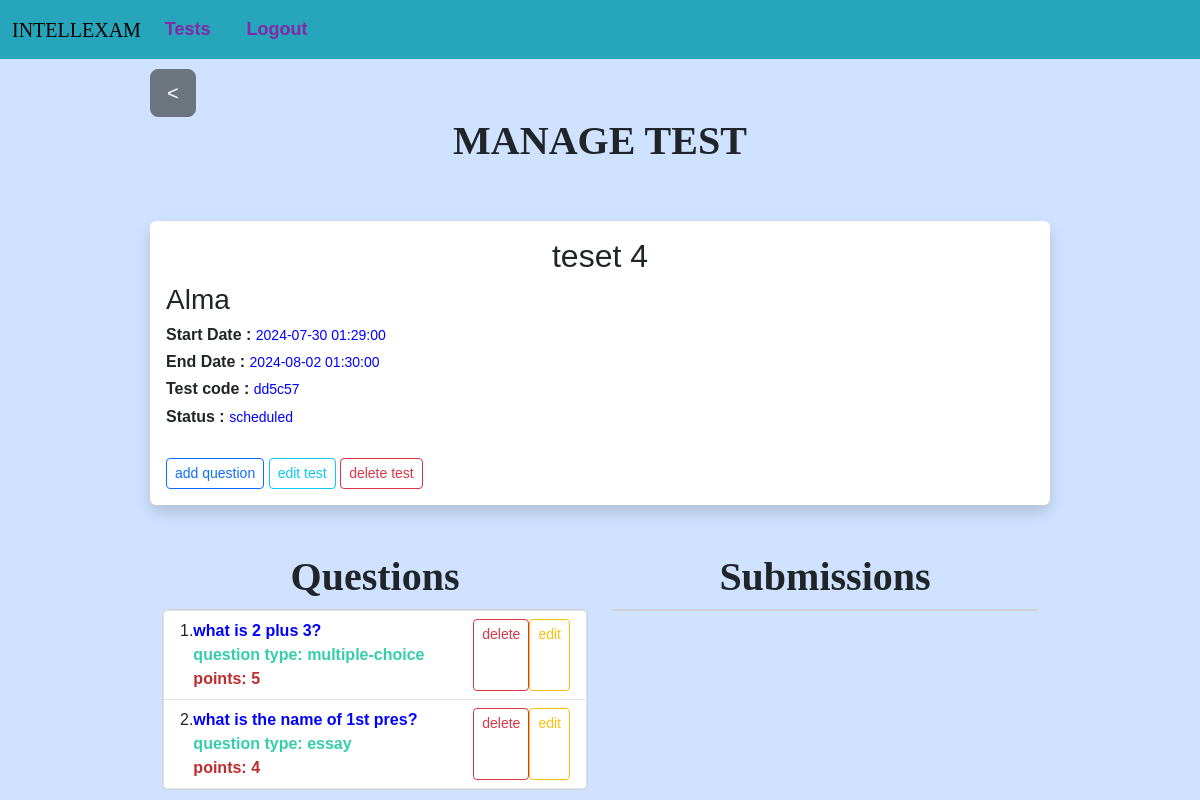
/tests/9 (signed in), run on an earlier commit of the app's database.
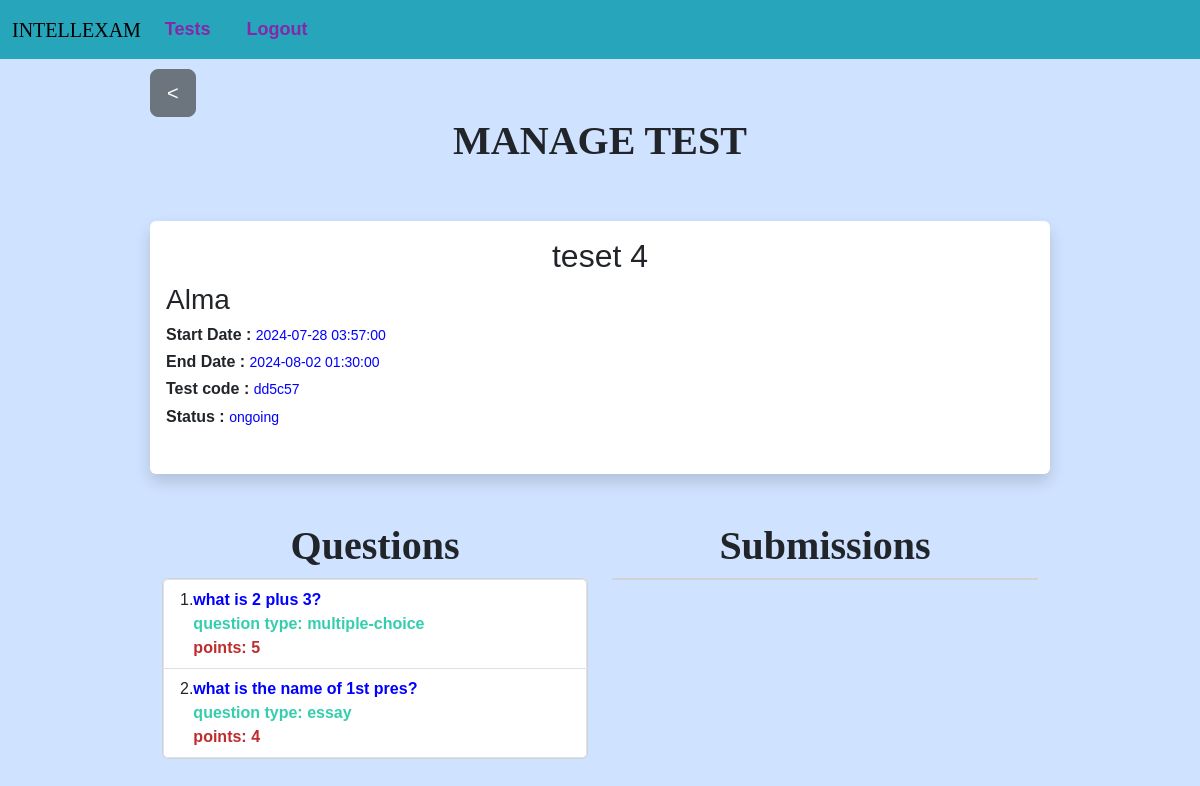
And on a later commit of the database.
### app.py (models this page shows)
class Tests(db.Model):
    test_id = db.Column(db.Integer, primary_key=True)
    title = db.Column(db.String(255))
    start_date = db.Column(db.DateTime, nullable = False)
    end_date = db.Column(db.DateTime, nullable = False)
    status = db.Column(db.String(255))
    teacher_id = db.Column(db.Integer, db.ForeignKey('users.id'))
    teacher = db.relationship('Users', backref=db.backref('tests', lazy=True))
    questions = db.relationship("Questions", backref="question_list")
    code = db.Column(db.String(6), unique=True)  # column to store the unique code
    students = db.relationship('Users', secondary='test_students', backref=db.backref('tests_registered', lazy=True))
    submissions = db.relationship('Submission', backref='test_submissions', lazy=True)

class Users(db.Model, UserMixin):
    id = db.Column(db.Integer, primary_key = True)
    name = db.Column(db.String(200), nullable=False)
    email = db.Column(db.String(120), nullable=False, unique =True)
    password = db.Column(db.String(128), nullable=False)
    role = db.Column(db.String(80), nullable=False)
    submissions = db.relationship('Submission', backref='submitted_tests', lazy=True)

class Questions(db.Model):
    question_id = db.Column(db.Integer, primary_key=True)
    question_text = db.Column(db.String(255), nullable=False)
    question_type = db.Column(db.String(255), nullable=False)
    points = db.Column(db.Integer, nullable=False)
    option1 = db.Column(db.String(255))
    option2 = db.Column(db.String(255))
    option3 = db.Column(db.String(255))
    option4 = db.Column(db.String(255))
    correct_opt = db.Column(db.Integer)
    correct_ans = db.Column(db.String(255))
    stt = db.Column(db.Boolean)
    test_id = db.Column(db.Integer, db.ForeignKey('tests.test_id'))
    test = db.relationship('Tests', backref=db.backref('question_test', lazy=True))
    answer = db.relationship("Answers", uselist=False)

### app.py (the view)
@app.route('/tests/<int:id>', methods=['GET', 'POST'])
@login_required(role="teacher")
def test(id):
    test = Tests.query.get_or_404(id)
    questions = Questions.query.filter_by(test_id = id)
    return render_template('manage_test.html', test=test, questions=questions)

### app.py (called while the page is built)
@login_manager.user_loader
def load_user(user_id):
    return Users.query.get(int(user_id))

def login_required(role="ANY"):
    def wrapper(fn):
        @wraps(fn)
        def decorated_view(*args, **kwargs):
            if not current_user.is_authenticated:
               return login_manager.unauthorized()
            if ( (current_user.role != role) and (role != "ANY")):
                return login_manager.unauthorized()
            return fn(*args, **kwargs)
        return decorated_view
    return wrapper

### templates/manage_test.html (shortened to what this page needs)
{% extends 'index.html' %}
{% block content %}
<a href="{{ url_for('tests')}}" class="btn btn-secondary btn-lg" style="width: 200;"><</a>
<h1>MANAGE TEST</h1>
<br>
<br/>
<div class="shadow p-3 mb-5 bg-body rounded">
	<h2 style="text-align: center;">{{ test.title }}</h2>
    <h3>{{ test.teacher.name }} </h3>
	<h6><b>Start Date : </b><small style="color: blue;">{{ test.start_date }}</small></h6>
	<h6><b>End Date : </b><small style="color: blue;">{{ test.end_date }}</small></h6>
	<h6><b>Test code : </b><small style="color: blue;">{{ test.code }}</small></h6>
	<h6><b>Status : </b><small style="color: blue;">{{ test.status }}</small></h6>
	<br/>
	{% if test.status == 'scheduled' %}
		<a href="{{ url_for('add_question', id=test.test_id)}}" class="btn btn-outline-primary btn-sm">add question</a>
		<a href="{{ url_for('edit_test', id=test.test_id)}}" class="btn btn-outline-info btn-sm">edit test</a>
	{% endif %}
	{% if test.status == 'scheduled' or test.status == "finished" %}
		<a class="btn btn-outline-danger btn-sm" data-bs-toggle="modal" data-bs-target="#confirmationModal" >delete test</a>
		<br/>
	{% endif %}
</div>
<div class="container text-center">
	<div class="row">
	  <div class="col">
		<h1>Questions</h1>
	  </div>
	  <div class="col">
		<h1>Submissions</h1>
	  </div>
	</div>
	<div class="row">
	  <div class="col">
		<div class="card">
			<ul class="list-group list-group-numbered">
				{% for question in questions %}
				<li style="text-align: left;" class="list-group-item d-flex ">
					<div class="flex-grow-1">
						<b style="color: blue;">
							{{ question.question_text }}
						</b><br>
						<b style="color: rgb(53, 206, 173);">
							question type: {{ question.question_type }}
						</b> <br>
						<b style="color: rgb(189, 45, 45);">
							points: {{ question.points }}
						</b>
					</div>
					{% if test.status == 'scheduled' %}
						<a class="btn btn-outline-danger btn-sm" data-bs-toggle="modal" data-bs-target="#quesconfirmationModal-{{ question.question_id }}">delete</a>
						<a class="btn btn-outline-warning btn-sm" href="{{ url_for('edit_question', id=test.test_id, question_id = question.question_id)}}">edit</a>
					{% endif %}
				</li>
				{% endfor %}
			</ul>
		</div>
	  </div>
	  <div class="col">
		<div class="card">
		</div>
	  </div>
	</div>
  </div>
{% endblock %}

### templates/index.html (shortened to what this page needs)
<!DOCTYPE html>
<html lang="en">
<head>
    <link href="https://cdn.jsdelivr.net/npm/bootstrap@5.3.3/dist/css/bootstrap.min.css"
    rel="stylesheet"
>
    <link rel="stylesheet" href="{{url_for('static', filename='main.css') }}">
</head>
<body class= "bg-primary-subtle" >
    {% if current_user.is_authenticated and current_user.role == "teacher" %}
        {% include 'teacher_navbar.html' %}
    {% endif %}
    <div style="margin-top: 10px;margin-bottom: 10px;margin-right: 150px;margin-left: 150px;">
        {% block content %}
        {% endblock %}
    </div>
</body>
</html>

### templates/teacher_navbar.html (shortened to what this page needs)
      <nav style="background-color: rgb(38, 165, 187);" class="navbar navbar-expand-lg ">
        <div class="container-fluid">
          <a style="font-family:fantasy ;" class="navbar-brand" href="#">INTELLEXAM</a>
          <div class="collapse navbar-collapse" id="navbarText" >
            <ul class="navbar-nav me-auto mb-2 mb-lg-0">
              <li class="nav-item" style="text-align: center;">
                <a style="font-size: large; color: rgb(132, 40, 168); font-weight: bolder;" class="nav-link" href="{{ url_for('tests') }}">Tests</a>
            </li>
              <li class="nav-item" >
                <a style="font-size: large;color: rgb(132, 40, 168); font-weight: bolder;" class="nav-link" href="{{ url_for('logout') }}">Logout</a>
            </li>
            </ul>
          </div>
        </div>
      </nav>

### static/main.css (style rules this page uses)
body { font-family: Arial, sans-serif; margin: 0; padding: 0; }
nav ul { list-style: none; margin: 0; padding: 0; display: flex; justify-content: flex-start; }
nav li { float: left; margin-right: 20px; }
nav a { color: #fff; text-decoration: none; }
H1 { font-family: Copperplate; font-weight: bold; font-size: 40px; text-align: center; }

What changed in the data, as far as the page shows it:
changed Tests "teset 4": start_date "2024-07-30 01:29:00" → "2024-07-28 03:57:00"; status "scheduled" → "ongoing"
shown differently, row unchanged: Questions "what is 2 plus 3?": no longer shows "delete edit"
shown differently, row unchanged: Questions "what is the name of 1st pres?": no longer shows "delete edit"
Also different on the page:
text no longer shown: "add question edit test delete test"
